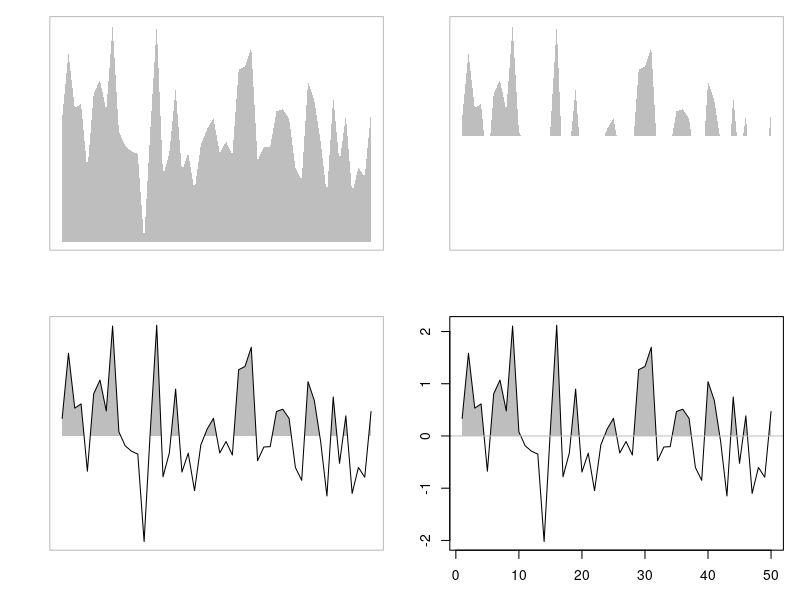

The R script that drew this image:
xx <- c(1:50)
yy <- rnorm(50)
n <- 50
hline <- 0



xx <- c(1:50)
yy <- rnorm(50)
n <- 50
hline <- 0

par(mfrow=c(2,2), mar=c(3, 3, 1, 1))
plot (yy ~ xx, type="n", axes=FALSE, ann=FALSE)
polygon(c(xx[1], xx, xx[n]), c(min(yy), yy, min(yy)), 
        col="grey", border=NA)

box(col="grey")
plot (yy ~ xx, type="n", axes=FALSE, ann=FALSE)
polygon(c(xx[1], xx, xx[n]), c(min(yy), yy, min(yy)), 
        col="grey", border=NA)

usr <- par("usr")
rect(usr[1], usr[3], usr[2], hline, col="white", border=NA)

box(col="grey")
plot (yy ~ xx, type="n", axes=FALSE, ann=FALSE)
polygon(c(xx[1], xx, xx[n]), c(min(yy), yy, min(yy)), 
        col="grey", border=NA)

usr <- par("usr")
rect(usr[1], usr[3], usr[2], hline, col="white", border=NA)

lines(xx, yy)

box(col="grey")
plot (yy ~ xx, type="n", axes=FALSE, ann=FALSE)
polygon(c(xx[1], xx, xx[n]), c(min(yy), yy, min(yy)), 
        col="grey", border=NA)

usr <- par("usr")
rect(usr[1], usr[3], usr[2], hline, col="white", border=NA)

lines(xx, yy)

abline (h=hline,col="grey")
box()
axis(1)
axis(2) 
